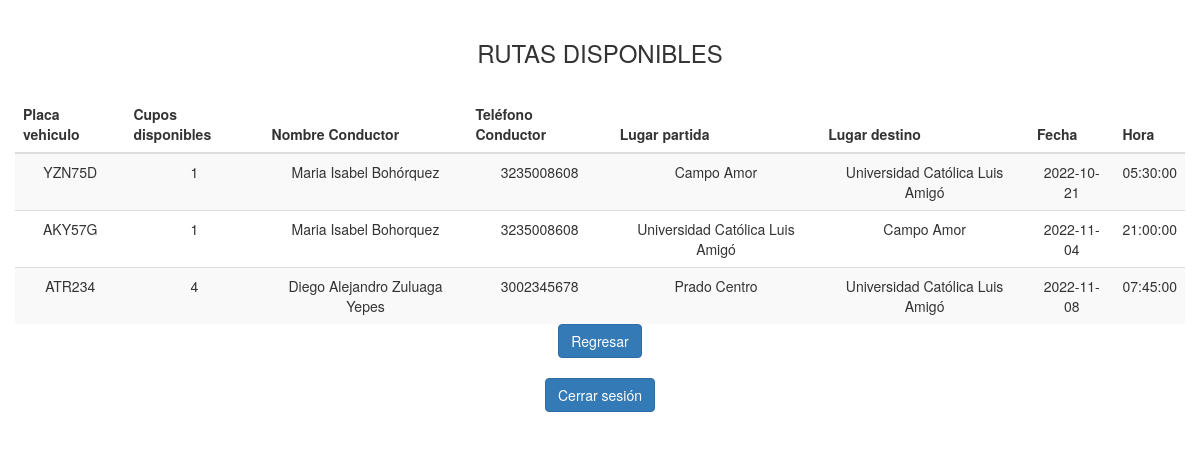
The page /rutas_pasajero.php on the database its author committed.
### tables this page shows
CREATE TABLE `registro_rutas` (
  `id_ruta` int(11) NOT NULL,
  `id_vehiculo` varchar(20) DEFAULT NULL,
  `cupos` int(11) DEFAULT NULL,
  `nombre_conductor` varchar(50) DEFAULT NULL,
  `telefono_conductor` varchar(10) DEFAULT NULL,
  `fecha` date DEFAULT NULL,
  `lugar_partida` varchar(50) DEFAULT NULL,
  `lugar_destino` varchar(50) DEFAULT NULL,
  `hora` time DEFAULT NULL,
  `id_conductor` int(11) DEFAULT NULL
);

### rutas_pasajero.php (the view, shortened to what this page needs)
<?php
    $con=conectar();
    $consulta = "SELECT * FROM registro_rutas";
    $resul = mysqli_query($con,$consulta);
?>
<!DOCTYPE html>
<html lang="en">
<head>
    <link href="css/bootstrap.min.css" rel="stylesheet">
</head>
<body>
    <div class="container">
        <br><div class="row" style="text-align:center">
            <h3>RUTAS DISPONIBLES</h3>
    </div><br>
    </div>
    <div class="container" style="text-align:center">
        <div class="row table-responsive">
            <table class="table table-striped"  style="margin: 0 auto;">
                <thead>
                    <tr>
                        <th>Placa vehiculo</th>
                        <th>Cupos disponibles</th>
                        <th>Nombre Conductor</th>
                        <th>Teléfono Conductor</th>
                        <th>Lugar partida</th>
                        <th>Lugar destino</th>
                        <th>Fecha</th>
                        <th>Hora</th>
                    </tr>
                </thead>
                <tbody>
                    <?php
                        while($row = $resul->fetch_array(MYSQLI_ASSOC)) {
                    ?>
                    <tr>
                        <td><?php echo $row['id_vehiculo'] ?></td>
                        <td><?php echo $row['cupos'] ?></td>
                        <td><?php echo $row['nombre_conductor'] ?></td>
                        <td><?php echo $row['telefono_conductor'] ?></td>
                        <td><?php echo $row['lugar_partida'] ?></td>
                        <td><?php echo $row['lugar_destino'] ?></td>
                        <td><?php echo $row['fecha'] ?></td>
                        <td><?php echo $row['hora'] ?></td>
                    </tr>
                    <?php } ?>
                </tbody>
            </table>
        </div>
    </div>
    <div class="container">
        <div class="row" style="text-align:center">
            <a href="pasajero.html" class="btn btn-primary">Regresar</a>
        </div><br>
        <div class="row" style="text-align:center">
            <a href="inicio.html" class="btn btn-primary">Cerrar sesión</a>
        </div><br>
    </div>
</body>
</html>

### rows shown on the page
registro_rutas: id_vehiculo "YZN75D", cupos "1", nombre_conductor "Maria Isabel Bohórquez", telefono_conductor "3235008608", lugar_partida "Campo Amor", lugar_destino "Universidad Católica Luis Amigó", fecha "2022-10-21", hora "05:30:00"
registro_rutas: id_vehiculo "AKY57G", cupos "1", nombre_conductor "Maria Isabel Bohorquez", telefono_conductor "3235008608", lugar_partida "Universidad Católica Luis Amigó", lugar_destino "Campo Amor", fecha "2022-11-04", hora "21:00:00"
registro_rutas: id_vehiculo "ATR234", cupos "4", nombre_conductor "Diego Alejandro Zuluaga Yepes", telefono_conductor "3002345678", lugar_partida "Prado Centro", lugar_destino "Universidad Católica Luis Amigó", fecha "2022-11-08", hora "07:45:00"
